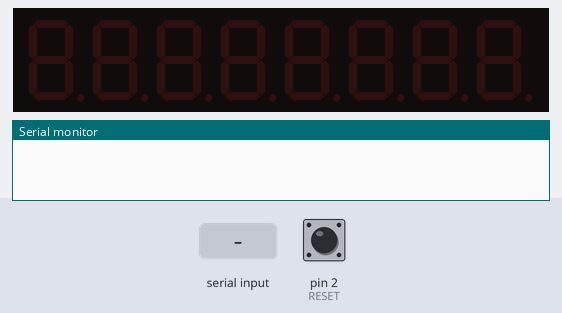
Bench run of a sketch on a simulated Arduino Uno, built with avr-gcc and run on an emulated ATmega328P. On the bench: 8-digit seven-segment display, the last lines printed to the serial monitor. The inputs (shaded band) are chosen by the test bench; at power-on: pin 2 (RESET) HIGH.

Above: at 1.2 s.
1.3 s: "handshake;" received over Serial
At 2.1 s:
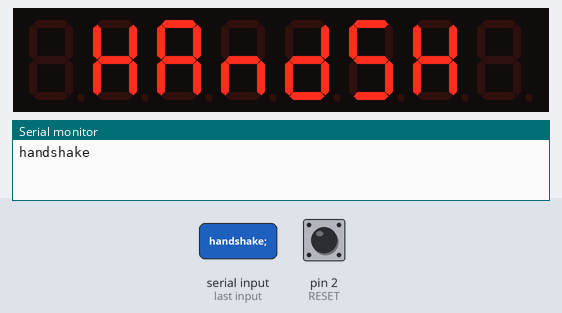
3.8 s: "time:90;" received over Serial
At 4.3 s:
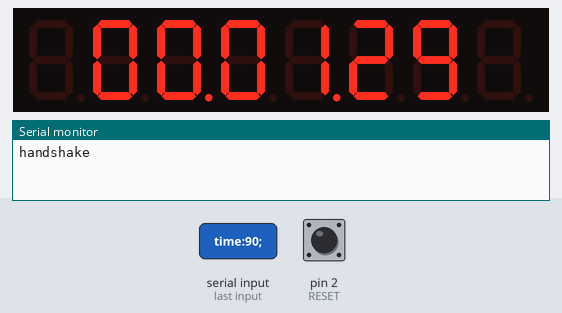
Timing chart, 0 to 6.8 s (numbered marks = the images above; inputs shaded):
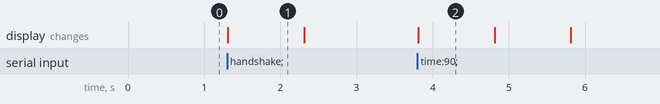

The sketch:

arduino.ino
```cpp
#include <LedControl.h>

#define RESET 2

#define DIN 15
#define CLK 16
#define CS 14

LedControl lc = LedControl(DIN, CLK, CS, 1); // DIN CLK CS

// display
#define MAXBLINK 20
int timeSeconds = 0;
bool displayOn = false;
int blinkCount = MAXBLINK;

void setup() {
  pinMode(RESET, INPUT_PULLUP);
  lc.shutdown(0, false);
  lc.setIntensity(0, 7);
  lc.clearDisplay(0);
  Serial.begin(9600);
}

void loop() {
  // reset button
  if (digitalRead(RESET) == LOW) {
    resetTime();
  }
  // serial
  if (Serial.available() > 0) {
    String data = Serial.readStringUntil(';');
    if (data.startsWith("time:")) {
      setNewTime(data.substring(5).toInt() - 1);
    } else if (data.equals("handshake")) {
      Serial.write("handshake");
      lc.setChar(0, 6, 'h', false);
      lc.setChar(0, 5, 'a', false);
      lc.setChar(0, 4, 'n', false);
      lc.setChar(0, 3, 'd', false);
      lc.setChar(0, 2, '5', false);
      lc.setChar(0, 1, 'h', false);
      delay(1000);
      lc.clearDisplay(0);
    }
  }
  // display
  if (timeSeconds > 0) {
    printTime(timeSeconds);
    timeSeconds--;
    delay(1000);
  } else {
    // blink
    if (blinkCount < MAXBLINK) {
      if (displayOn) {
        displayOn = false;
        lc.clearDisplay(0);
        blinkCount++;
      } else {
        displayOn = true;
        printTime(timeSeconds);
      }
      delay(100);
    }
  }
}

void setNewTime(int timeS) {
  timeSeconds = timeS;
  displayOn = true;
  blinkCount = 0;
}

void resetTime() {
  timeSeconds = -1;
  displayOn = false;
  blinkCount = MAXBLINK;
  lc.clearDisplay(0);
}

void printTime(int timeS) {
  if (timeS >= 0) {
    int index = 6;
    int hours = timeS / 60 / 60;
    if (hours > 99) {
      hours = 99;
    }
    lc.setDigit(0, index--, hours / 10, false);
    lc.setDigit(0, index--, hours % 10, true);
    int minutes = timeS / 60 % 60;
    lc.setDigit(0, index--, minutes / 10, false);
    lc.setDigit(0, index--, minutes % 10, true);
    int seconds = timeS % 60;
    lc.setDigit(0, index--, seconds / 10, false);
    lc.setDigit(0, index--, seconds % 10, false);
  }
}
```

Measured:
- after the input at 1.3 s, the display: changes at once (image 1)
- after the input at 3.8 s, the display: changes at once (image 2)
- what the display in image 1 shows lasts 1.0 s, from 1.3 s to 2.3 s
